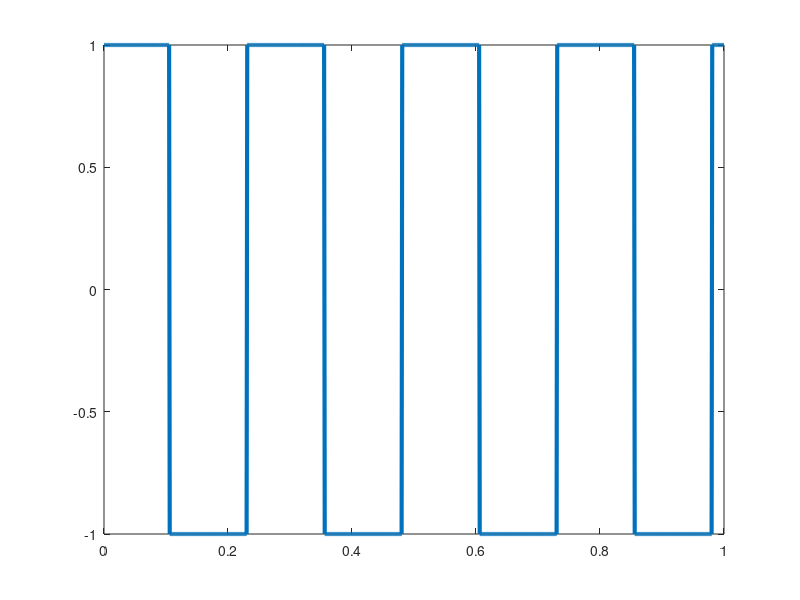

Reproduce this figure in MATLAB.
clc; clear all; close all; warning off all;

A = 1;
w = 8*pi;

rho = 0.5;
t = 0:0.001:1;
sq = A*square(w*t+rho);

plot(t, sq, 'LineWidth', 3)
